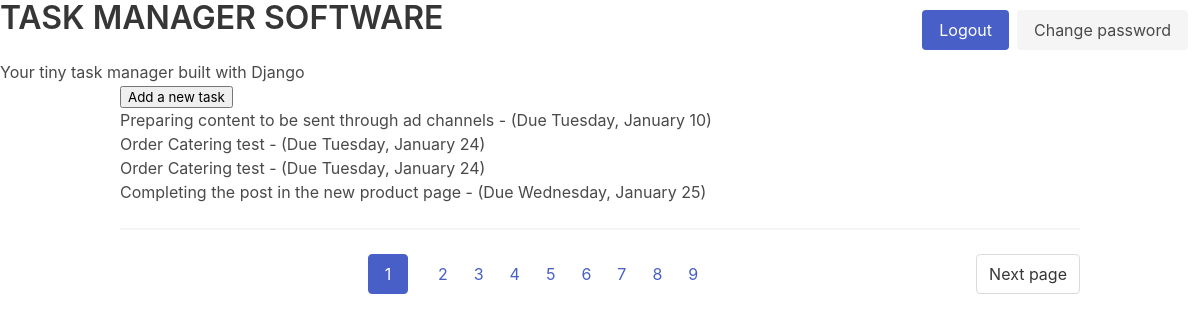
The app's page /tasks/1 (signed in), older data.
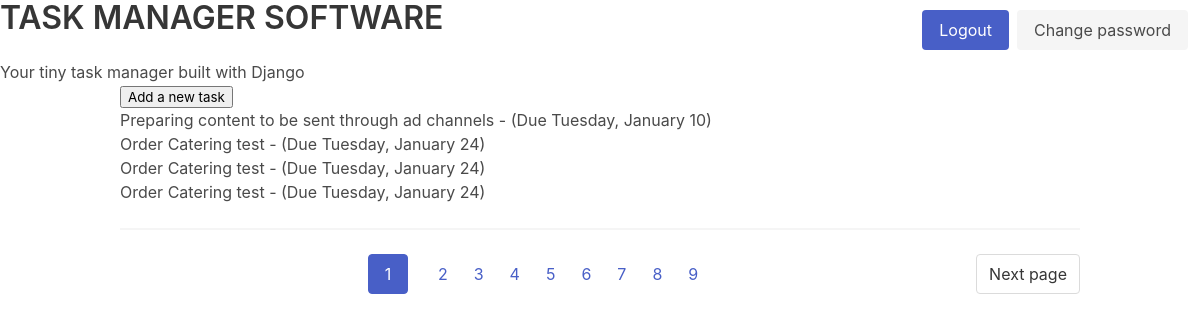
The same page, newer data.
### task_app/models.py (models this page shows, shortened)
class TaskItem(models.Model):
    title = models.CharField(max_length=100)
    description = models.TextField(null=True, blank=True)
    created_date = models.DateTimeField(auto_now_add=True)
    start_date = models.DateTimeField(default=timezone.now)
    due_date = models.DateTimeField(default=one_week_hence)
    class Meta:
        ordering = ["due_date"]

### task_app/views.py (the view)
# urls.py: path("tasks/<int:page>", views.listing, name="task-by-page"),
def listing(request, page):
    tasks = TaskItem.objects.all().order_by("due_date")
    paginator = Paginator(tasks, per_page=4)
    page_object = paginator.get_page(page)
    page_object.adjusted_elided_pages = paginator.get_elided_page_range(page)
    context = {"page_obj": page_object}
    return render(request, "task_app/index.html", context)

### task_app/templates/task_app/index.html (shortened to what this page needs)
{% extends "base.html" %}
{% block content %}
<p>
    <input
            value="Add a new task"
            type="button"
            onclick="location.href='{% url "task-add" %}'"/>
</p>
<ul>
   {% for task in page_obj %}
    <li >
       <div>
            <div
                    role="button"
                    onclick="location.href=
                        '{% url "item-update" task.id %}'">
                    {{ task.title }} -
                    (Due {{ task.due_date | date:"l, F j" }})
            </div>
        </div>
    </li>
    {% endfor %}
</ul>
<hr>
<nav class="pagination is-centered" role="navigation" aria-label="pagination">
    {% if page_obj.has_next %}
          <a class="pagination-next" href="{% url 'task-by-page' page_obj.next_page_number %}">
              Next page
          </a>
    {% endif%}
  <ul class="pagination-list">
      {% for page_number in page_obj.paginator.page_range %}
        <li>
            <a
            href="{% url 'task-by-page' page_number %}"
            class="{% if page_number == page_obj.number %}pagination-link is-current{% endif %}"
            >
                {{page_number}}
            </a>
            <li><span class="pagination-ellipsis">  </span></li>
        </li>
    {% endfor %}
  </ul>
</nav>
{% endblock %}

Row changes from the older to the newer data that the page shows:
no longer on this page (row unchanged): TaskItem: title "Completing the post in the new product page", due_date "Wednesday, January 25"
added TaskItem: title "Order Catering test", due_date "Tuesday, January 24"
